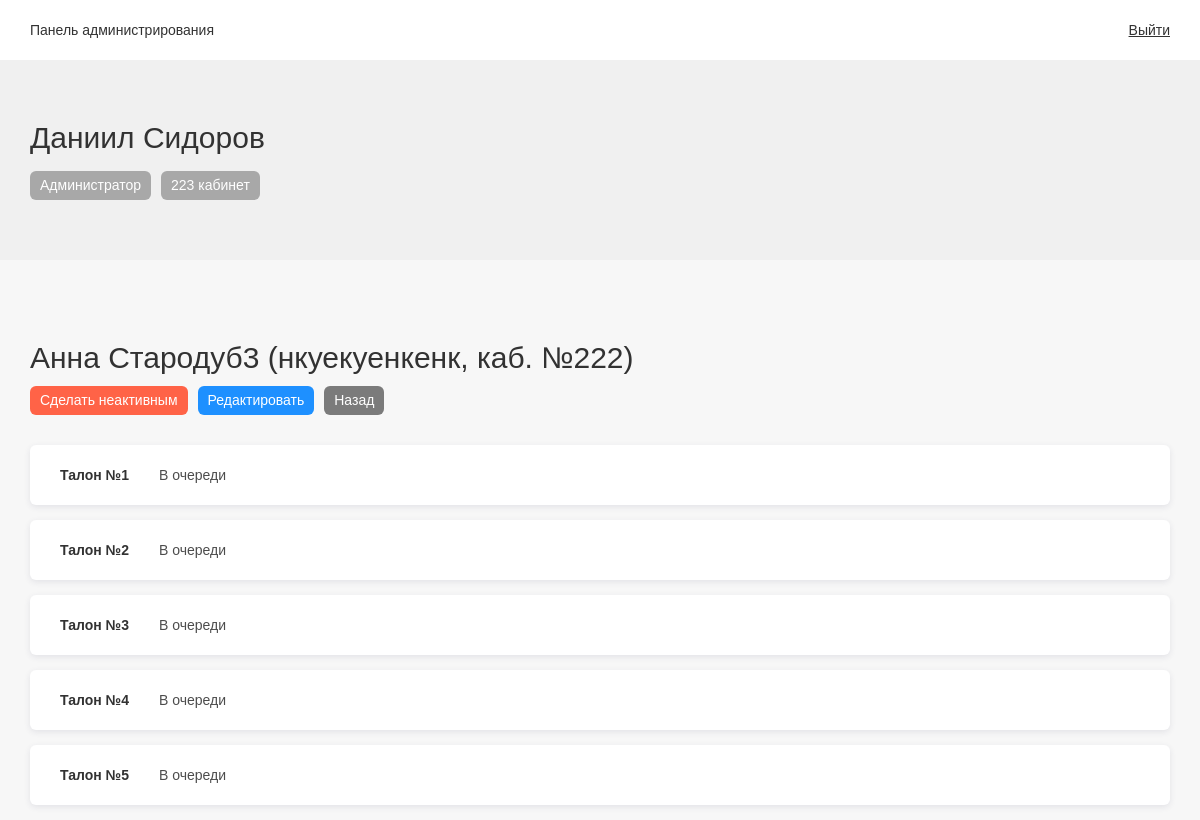
Screenshot of /admin/view-doctor.php?id=11 (signed in) with the database file from the repository.
### tables this page shows
CREATE TABLE IF NOT EXISTS `user` (
  `id` int(11) NOT NULL AUTO_INCREMENT,
  `login` varchar(255) NOT NULL DEFAULT '0',
  `password` varchar(255) NOT NULL DEFAULT '0',
  `name` varchar(255) NOT NULL DEFAULT '0',
  `specialization` varchar(255) NOT NULL DEFAULT '0',
  `cabinet` int(3) NOT NULL DEFAULT '0',
  `active` tinyint(1) NOT NULL DEFAULT '0',
  `role_id` int(11) NOT NULL DEFAULT '0',
  PRIMARY KEY (`id`)
);

CREATE TABLE IF NOT EXISTS `queue` (
  `id` int(11) NOT NULL AUTO_INCREMENT,
  `doctor_id` int(11) NOT NULL DEFAULT '0',
  `num` int(11) NOT NULL DEFAULT '0',
  `date` datetime NOT NULL DEFAULT '0000-00-00 00:00:00',
  `status_id` int(10) NOT NULL DEFAULT '0',
  PRIMARY KEY (`id`),
  KEY `QueueStatus` (`status_id`),
  CONSTRAINT `QueueStatus` FOREIGN KEY (`status_id`) REFERENCES `status` (`id`)
);

CREATE TABLE IF NOT EXISTS `status` (
  `id` int(11) NOT NULL AUTO_INCREMENT,
  `name` varchar(50) NOT NULL DEFAULT '0',
  PRIMARY KEY (`id`)
);

### helpers/functions.php (called while the page is built, shortened)
<?php
function queryToArray($query)
{
    $result = [];
    while ($row = $query->fetch_assoc())
    {
        $result[] = $row;
    }
    return $result;
}

### admin/view-doctor.php (the view, shortened to what this page needs)
<?php
require_once '../connection.php';
require_once '../helpers/functions.php';
if (isset($_SESSION['auth']))
{
    $user_id = $_SESSION['id'];
    $link = mysqli_connect($host, $user, $password, $db_name);
    $query = "SELECT * FROM user WHERE id = '$user_id'";
    $result = mysqli_query($link, $query);
    $user = mysqli_fetch_assoc($result);
    if ($user['role_id'] == 1)
    {
        if (isset($_GET['id']))
        {
            $doctor_id = $_GET['id'];
            $doctor = mysqli_query($link, "SELECT * FROM User WHERE id = " . $doctor_id)->fetch_assoc() or die(mysqli_error($link));
            $queue = mysqli_query($link, "SELECT *, queue.id as queue_id, status.name as status FROM Queue LEFT JOIN status ON status.id = queue.status_id WHERE status_id in (1, 2, 3) AND doctor_id = " . $doctor_id . " ORDER BY queue.id ASC") or die(mysqli_error($link));
            $queue_array = queryToArray($queue);
        }
        else
        {
            echo "Пропущен параметр";
            return false;
        }
    }
    else
    {
        http_response_code(403);
        die('Нет доступа');
    }
}
else
{
    header("Location: /login.php");
}
?>
<!DOCTYPE html>
<html>
<head>
    <link rel="stylesheet" href="../css/reset.css"/>
    <link rel="stylesheet" href="../css/bootstrap-grid.css"/>
    <link rel="stylesheet" href="../css/account.css"/>
</head>
<body>
<div class="account">
    <div class="header">
        <div class="container">
            <div class="row">
                <div class="col-md-12">
                    <div class="logo">
                        <span class="name">Панель администрирования</span>
                    </div>
                    <div class="links">
                        <ul>
                            <li><a href="../logout.php">Выйти</a></li>
                        </ul>
                    </div>
                </div>
            </div>
        </div>
    </div>
    <div class="user-info">
        <div class="container">
            <div class="row">
                <div class="col-md-12">
                    <span class="name"><?= $user['name'] ?></span>
                    <div class="doctor-info clearfix">
                        <span class="specialization"><?= $user['specialization'] ?></span>
                        <span class="cabinet"><?= $user['cabinet'] ?> кабинет</span>
                    </div>
                </div>
            </div>
        </div>
    </div>
    <div class="admin-view-doctor">
        <div class="container">
            <div class="row">
                <div class="col-md-12">
                    <div class="section-header">
                        <h1 class="title"><?= $doctor['name'] ?> (<?= $doctor['specialization'] ?>, каб.
                            №<?= $doctor['cabinet'] ?>)</h1>
                        <div class="header-action clearfix">
                            <?php if ($doctor['active'] == 1): ?>
                                <a href="" data-doctor-id="<?= $doctor['id'] ?>" class="no-active">Сделать
                                    неактивным</a>
                            <?php else: ?>
                                <a href="" data-doctor-id="<?= $doctor['id'] ?>" class="active">Сделать активным</a>
                            <?php endif; ?>
                            <a href="edit-doctor.php?id=<?= $doctor['id'] ?>" class="edit">Редактировать</a>
                            <a href="index.php" class="back">Назад</a>
                        </div>
                    </div>
                </div>
            </div>
            <div class="doctor-queue-info">
                <div class="row">
                    <?php if (!empty($queue_array)): ?>
                        <?php foreach ($queue_array as $item): ?>
                            <div class="col-md-12">
                                <div class="item clearfix" data-id="<?= $item['queue_id'] ?>">
                                    <span class="talon-number">Талон №<?= $item['num'] ?></span>
                                    <span class="status"><?= $item['status'] ?></span>
                                </div>
                            </div>
                        <?php endforeach; ?>
                    <?php else: ?>
                        <div class="col-md-12">
                            <p>Очередь пуста</p>
                        </div>
                    <?php endif; ?>
                </div>
            </div>
        </div>
    </div>
</div>
</body>
</html>

### css/account.css (style rules this page uses)
html, body { height: 100%; margin: 0; padding: 0; overflow: hidden; }
body { overflow: auto; background: #f7f7f7; color: #323232; line-height: 1.2; font-family: arial, verdana, sans-serif; }
a { text-decoration: none; color: inherit; }
.account .header { height: 60px; background: #ffffff; line-height: 60px; box-shadow: 0 0 10px rgba(0, 0, 0, 0.05); }
.account .header .logo { float: left; }
.account .header .links { float: right; }
.account .header .links ul { list-style: none; }
.account .header .links ul li { float: left; margin-left: 30px; }
.account .header .links ul li a { text-decoration: underline; }
.account .user-info { background: #f0f0f0; padding: 60px 0; }
.account .user-info .name { font-size: 30px; display: block; margin-bottom: 15px; }
.account .user-info .specialization { display: block; float: left; font-size: 14px; padding: 6px 10px; background: rgba(0, 0, 0, 0.3); border-radius: 6px; color: #fff; margin-right: 10px; }
.account .user-info .cabinet { display: block; float: left; font-size: 14px; padding: 6px 10px; background: rgba(0, 0, 0, 0.3); border-radius: 6px; color: #fff; margin-right: 10px; }
.account .admin-view-doctor { margin-top: 60px; }
.account .admin-view-doctor .section-header .title { font-size: 30px; margin-bottom: 0; }
.account .admin-view-doctor .section-header .header-action { margin-top: 10px; }
.account .admin-view-doctor .section-header .header-action a { display: block; float: left; padding: 6px 10px; margin-right: 10px; border-radius: 6px; }
.account .admin-view-doctor .section-header .header-action a.no-active { background: tomato; color: #fff; }
.account .admin-view-doctor .section-header .header-action a.edit { background: dodgerblue; color: #fff; }
.account .admin-view-doctor .section-header .header-action a.back { background: rgba(0, 0, 0, 0.5); color: #fff; }
.account .admin-view-doctor .doctor-queue-info { margin-top: 30px; }
.account .admin-view-doctor .doctor-queue-info .item { height: 60px; padding: 0 30px; background: #fff; border-radius: 6px; box-shadow: 0 2px 6px rgba(50, 50, 90, 0.1); margin-bottom: 15px; }
.account .admin-view-doctor .doctor-queue-info .item .talon-number { display: block; float: left; line-height: 60px; margin-right: 30px; font-weight: 600; }
.account .admin-view-doctor .doctor-queue-info .item .status { display: block; float: left; line-height: 60px; margin-right: 30px; color: rgba(0, 0, 0, 0.7); }

### rows the page displays
user: name "Даниил Сидоров", specialization "Администратор", cabinet "223"
user: name "Анна Стародуб3", specialization "нкуекуенкенк", cabinet "222"
queue: num "1", status.name "В очереди"
queue: num "2", status.name "В очереди"
queue: num "3", status.name "В очереди"
queue: num "4", status.name "В очереди"
queue: num "5", status.name "В очереди"
